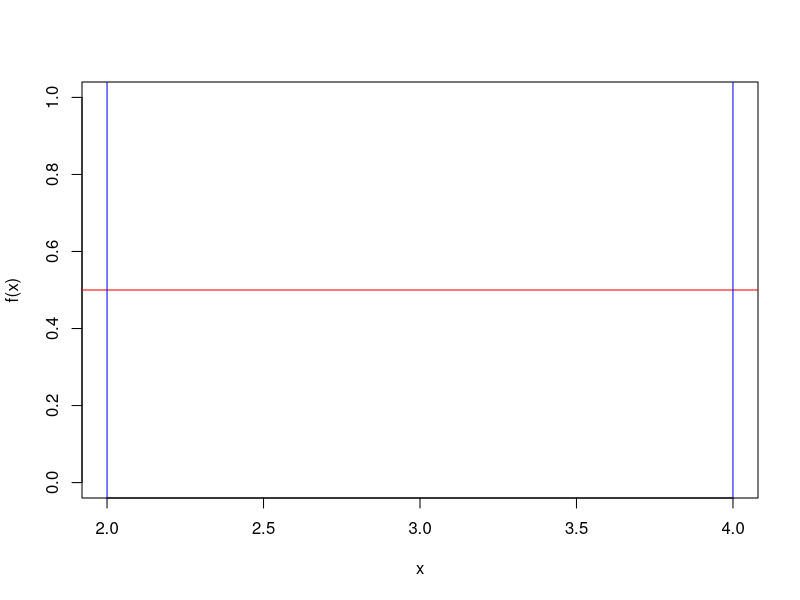
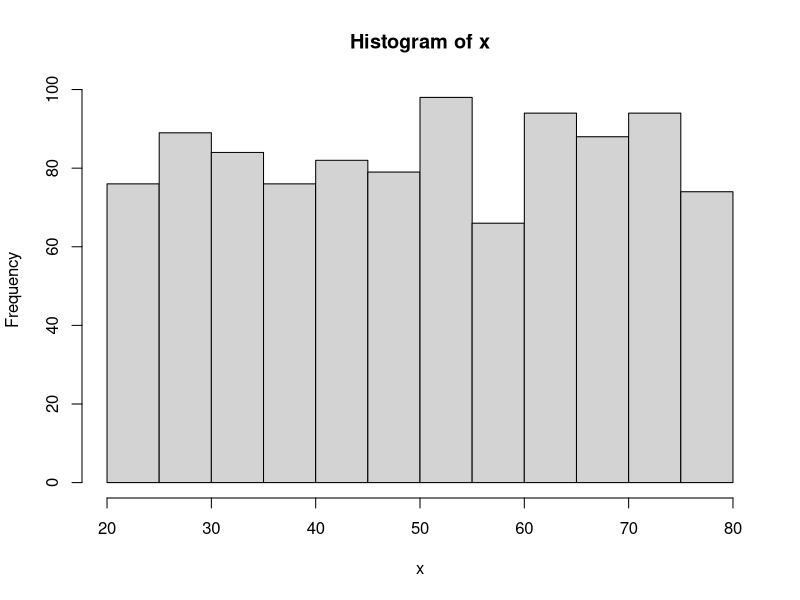
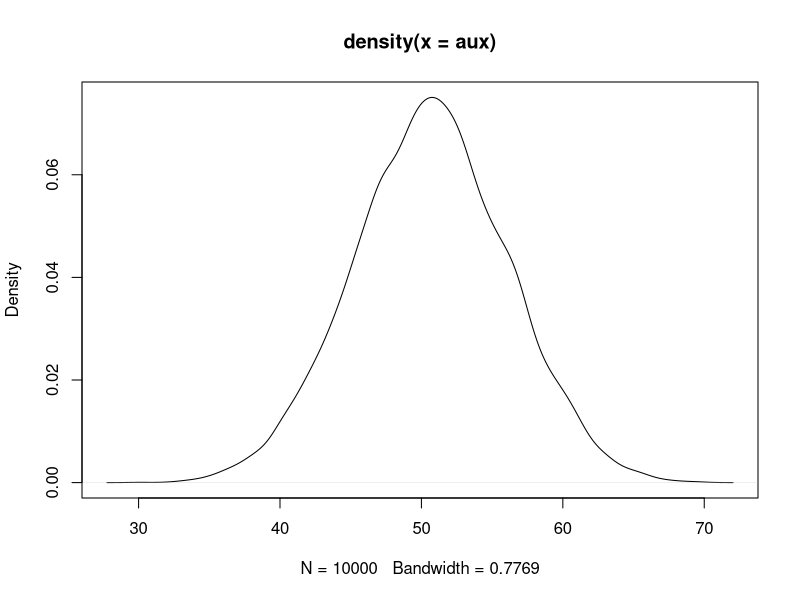
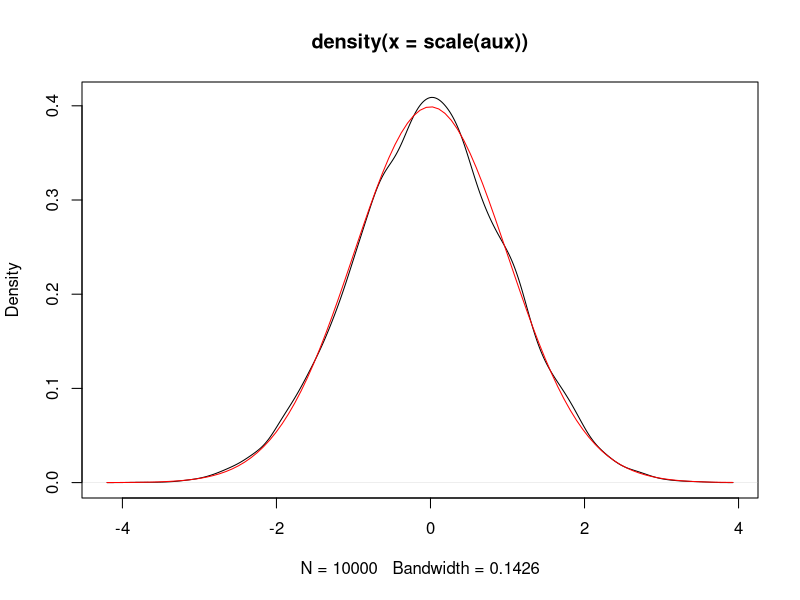

Recreate these plots in R, in order.
## ---- chunk 1
plot(0,type="l",xlim=c(2,4),xlab="x",ylab="f(x)",ylim=c(0,1))
abline(h=0.5,col="red")
abline(v=c(2,4),col="blue")
## ---- chunk 2
#recolectamos la información de 1000 personas respecto su número favorito (o un número aleatorio) entre 20 y 80

x<-round(runif(1000,20,80),0)
hist(x)
mean(x)

s1<-sample(x,10)
mean(s1)

s2<-sample(x,10)
s2
mean(s2)

n<-10
k<-10000
aux<-NULL
for(i in 1:k){
s<-sample(x,10)
aux[i]<-mean(s)
}
plot(density(aux))
plot(density(scale(aux)))
curve(dnorm(x,0,1),add=T,col="red")
